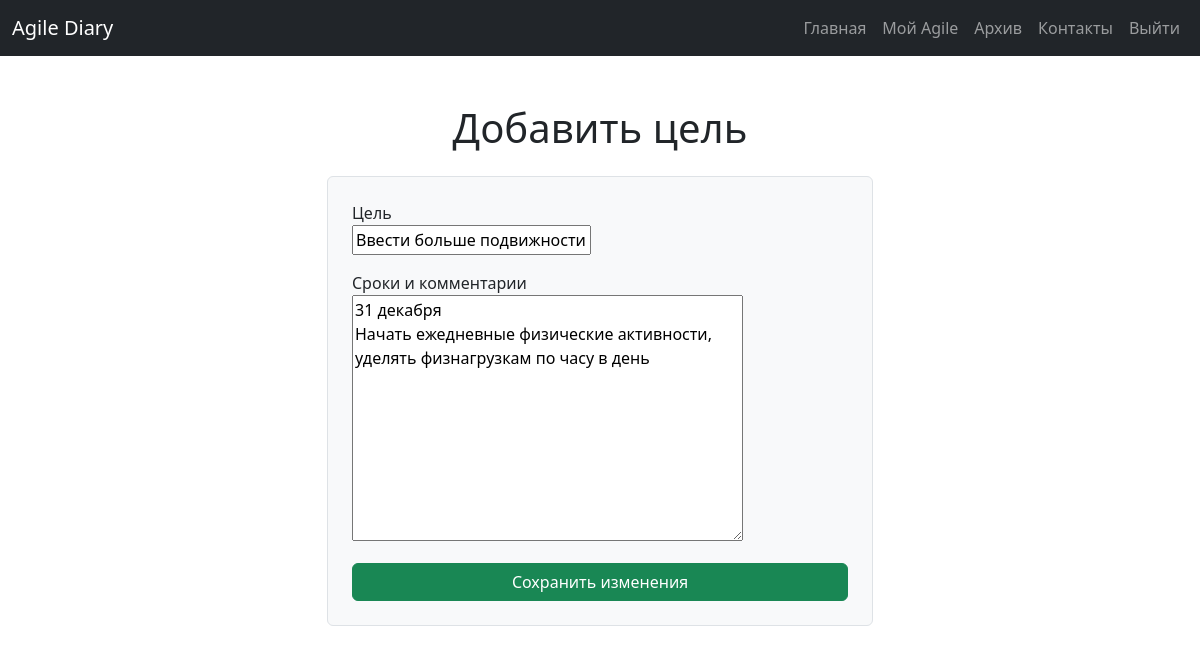
/goal/9/edit (signed in), run on the app's committed database.
### diary/models.py (models this page shows, shortened)
class Goal(models.Model):
    user = models.ForeignKey(User, on_delete=models.CASCADE)  # Пользователь, которому принадлежит цель
    title = models.CharField(max_length=255)  # Заголовок цели
    description = models.TextField()  # Описание цели
    created_at = models.DateTimeField(auto_now_add=True)  # Дата создания
    is_completed = models.BooleanField(default=False)  # Статус выполнения
    is_archived = models.BooleanField(default=False)  # Архивирование
    class Meta:
        verbose_name = 'Цель'
        verbose_name_plural = 'Цели'

### diary/views.py (the view, shortened to what this page needs)
# urls.py: path('goal/<int:goal_id>/edit', goal_edit, name='goal_edit'),
@login_required
def goal_edit(request, goal_id):
    goal = Goal.objects.get(id=goal_id) # получили объект из базы
    form = GoalForm(instance=goal) # создали форму как обычно, но получили инстанс
    return render(request, 'diary/goal_edit.html', {"form":form}) # передали эту форму в контексте

### diary/forms.py (shortened to what this page needs)
class GoalForm(forms.ModelForm):
    class Meta:
        model = Goal
        fields = ['title', 'description']

### diary/templates/diary/goal_edit.html (shortened to what this page needs)
{% extends 'base.html' %}
{% block content %}
<div class="row justify-content-center mt-5">
    <div class="col-md-6">
        <h1 class="text-center mb-4">Добавить цель</h1>
        <form action="{% url 'goal_edit' form.instance.id %}" method="post" class="bg-light p-4 border rounded">
            <div class="mb-3" >
                <label for="{{ form.title.id_for_label }}">Цель</label><br>
                {{ form.title }}
            </div>
            <div class="mb-3">
                <label for="{{ form.description.id_for_label }}">Сроки и комментарии</label><br>
                {{ form.description }}
            </div>
            <button type="submit" class="btn btn-success w-100">Сохранить изменения</button>
        </form>
    </div>
</div>
{% endblock %}

### data on the page
Goal: title "Ввести больше подвижности", description "31 декабря Начать ежедневные физические активности, уделять физнагрузкам по часу в день"
